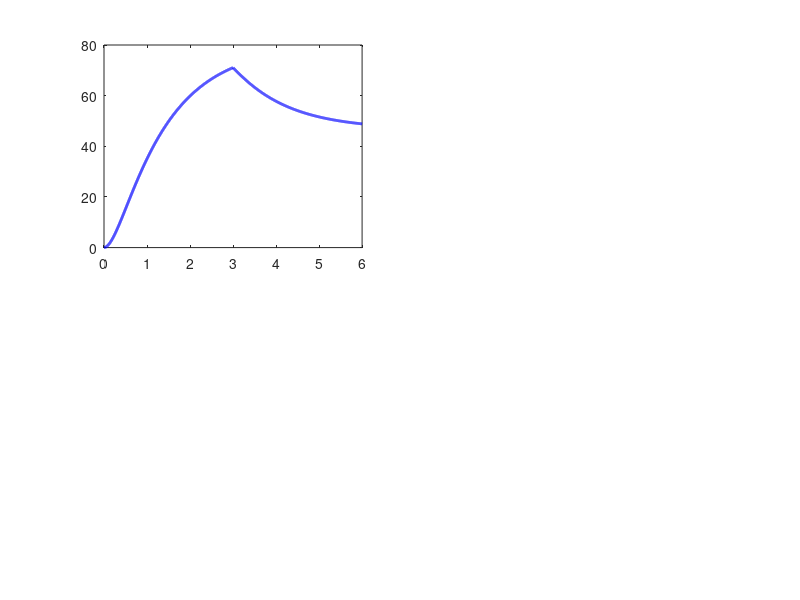

Source code (MATLAB): (Note: this script raises an error after producing the figure.)
%% 05_dc_motor_companion.m - Electromechanical DC Motor Dynamics
% =========================================================================
% MODULE: Simulink Dynamic System Modeling (Level 2 / R5)
%
% PURPOSE:
%   Standalone MATLAB companion script modeling coupled 2nd-order
%   electromechanical DC motor state-space dynamics.
%   Integrates the coupled electrical (armature circuit) and mechanical
%   (rotor inertia) ODEs using ode45 under a rated voltage step and
%   subsequent load torque step disturbance.
%
% STATE-SPACE FORMULATION:
%   State vector: x = [i_a; omega]
%     i_a   : Armature current [Amperes]
%     omega : Rotor angular velocity [radians / second]
%
%   Electrical differential equation (KVL):
%     di_a/dt = (V_in(t) - R_a * i_a - K_e * omega) / L_a
%
%   Mechanical differential equation (Newton rotational):
%     domega/dt = (K_t * i_a - b * omega - tau_L(t)) / J
%
%   State-Space Matrix Form: dx/dt = A*x + B*u
%     A = [-R_a/L_a, -K_e/L_a;  K_t/J, -b/J]
%     B = [ 1/L_a,         0;      0,   -1/J]
%     u = [V_in(t); tau_L(t)]
%
% THEORETICAL EQUILIBRIA:
%   - No-Load Speed (tau_L = 0):
%       omega_ss = (K_t * V_in) / (R_a * b + K_t * K_e) = 80.00 rad/s
%       i_a_ss   = (b / K_t) * omega_ss = 8.00 A
%   - Loaded Speed (tau_L = 0.5 N*m):
%       omega_loaded = (K_t * V_in - R_a * tau_L) / (R_a * b + K_t * K_e) = 46.67 rad/s
%       i_a_loaded   = 9.67 A
% =========================================================================

clear;
close all;
clc;

fprintf('=================================================================\n');
fprintf('  SIMULINK COMPANION: DC MOTOR COUPLED ELECTROMECHANICAL DYNAMICS\n');
fprintf('=================================================================\n\n');

%% 1. Electromechanical Motor Parameters
R_a = 2.0;         % Armature electrical resistance [Ohms]
L_a = 0.5;         % Armature electrical inductance [Henries]
K_t = 0.1;         % Motor torque constant [N*m / A]
K_e = 0.1;         % Back-EMF voltage constant [V*s / rad]
J   = 0.02;        % Rotor & shaft moment of inertia [kg*m^2]
b   = 0.01;        % Viscous damping friction coefficient [N*m*s / rad]

% System state-space matrices
A_sys = [-R_a/L_a, -K_e/L_a; ...
          K_t/J,   -b/J];
B_sys = [1.0/L_a, 0.0; ...
         0.0,    -1.0/J];

% System characteristic equation & poles
poles_sys = eig(A_sys);
det_A     = det(A_sys);
tau_elec  = L_a / R_a; % Electrical time constant = 0.25 s
tau_mech  = J / b;     % Mechanical time constant = 2.00 s

fprintf('Motor Physical Specifications:\n');
fprintf('  Armature Resistance (R_a)   : %.2f Ohms\n', R_a);
fprintf('  Armature Inductance (L_a)   : %.2f Henries\n', L_a);
fprintf('  Torque Constant (K_t)       : %.2f N*m/A\n', K_t);
fprintf('  Back-EMF Constant (K_e)     : %.2f V*s/rad\n', K_e);
fprintf('  Rotor Inertia (J)           : %.4f kg*m^2\n', J);
fprintf('  Viscous Damping (b)         : %.4f N*m*s/rad\n', b);
fprintf('  Electrical Time Constant    : %.3f s\n', tau_elec);
fprintf('  Mechanical Time Constant    : %.3f s\n', tau_mech);
fprintf('  System Poles (Eigenvalues)  : %.4f, %.4f\n\n', poles_sys(1), poles_sys(2));

%% 2. Input Profiles & ODE Definition
V_rated  = 24.0;   % Rated armature step voltage [V] applied at t = 0
t_dist   = 3.0;    % Disturbance onset timestamp [s]
tau_load = 0.5;    % Mechanical load torque step [N*m]
t_final  = 6.0;    % Total simulation window [s]

% Input functions
v_in_func  = @(t) V_rated;
tau_l_func = @(t) (t >= t_dist) * tau_load;

% State derivative function: dx/dt = [di_a/dt; domega/dt]
motor_ode = @(t, x) [ ...
    (v_in_func(t) - R_a * x(1) - K_e * x(2)) / L_a; ...
    (K_t * x(1) - b * x(2) - tau_l_func(t)) / J ...
];

% Initial state: motor stationary with zero current at rest
x0 = [0.0; 0.0]; % [i_a(0); omega(0)]

% Configure high-precision integration options
ode_options = odeset('RelTol', 1e-6, 'AbsTol', 1e-8, 'MaxStep', 0.01);

% Solve coupled ODE system
[t_sim, x_sim] = ode45(motor_ode, [0.0, t_final], x0, ode_options);

% Extract individual state variables
i_a_sim   = x_sim(:, 1); % Armature current [A]
omega_sim = x_sim(:, 2); % Angular speed [rad/s]
rpm_sim   = omega_sim * (60.0 / (2.0 * pi)); % Speed in RPM

%% 3. Theoretical Steady-State Benchmarks
% Determinant factor: R_a * b + K_t * K_e
denom = R_a * b + K_t * K_e; % 2.0*0.01 + 0.1*0.1 = 0.03

% No-load steady-state (prior to t = 3.0 s)
omega_ss_noload_theory = (K_t * V_rated) / denom;
i_a_ss_noload_theory   = (b * omega_ss_noload_theory) / K_t;

% Loaded steady-state (after t = 3.0 s with tau_L = 0.5 N*m)
omega_ss_loaded_theory = (K_t * V_rated - R_a * tau_load) / denom;
i_a_ss_loaded_theory   = (b * omega_ss_loaded_theory + tau_load) / K_t;

% Extract numerical values from simulation
% Sample near t = 2.9 s (just before load disturbance)
idx_noload = find(t_sim >= 2.9, 1, 'first');
omega_ss_noload_sim = omega_sim(idx_noload);
i_a_ss_noload_sim   = i_a_sim(idx_noload);

% Sample at final time t = 6.0 s (after load disturbance settles)
omega_ss_loaded_sim = omega_sim(end);
i_a_ss_loaded_sim   = i_a_sim(end);

% Inrush current analysis
[i_a_peak, peak_idx] = max(i_a_sim);
t_peak = t_sim(peak_idx);
speed_droop_rad_s = omega_ss_noload_sim - omega_ss_loaded_sim;
speed_droop_pct   = (speed_droop_rad_s / omega_ss_noload_sim) * 100.0;

fprintf('Steady-State & Transient Performance Scorecard:\n');
fprintf('  Condition          Metric           Simulated      Theoretical    Delta\n');
fprintf('  ------------------------------------------------------------------------\n');
fprintf('  No-Load (t < 3s)   Speed (omega)    %8.3f rad/s  %8.3f rad/s  %8.2e\n', ...
    omega_ss_noload_sim, omega_ss_noload_theory, abs(omega_ss_noload_sim - omega_ss_noload_theory));
fprintf('  No-Load (t < 3s)   Current (i_a)    %8.3f A      %8.3f A      %8.2e\n', ...
    i_a_ss_noload_sim, i_a_ss_noload_theory, abs(i_a_ss_noload_sim - i_a_ss_noload_theory));
fprintf('  Loaded (t = 6s)    Speed (omega)    %8.3f rad/s  %8.3f rad/s  %8.2e\n', ...
    omega_ss_loaded_sim, omega_ss_loaded_theory, abs(omega_ss_loaded_sim - omega_ss_loaded_theory));
fprintf('  Loaded (t = 6s)    Current (i_a)    %8.3f A      %8.3f A      %8.2e\n', ...
    i_a_ss_loaded_sim, i_a_ss_loaded_theory, abs(i_a_ss_loaded_sim - i_a_ss_loaded_theory));
fprintf('  Inrush Peak        Peak Current     %8.3f A      at t = %.4f s\n', ...
    i_a_peak, t_peak);
fprintf('  Open-Loop Droop    Speed Droop      %8.3f rad/s  (%.1f%% droop under load)\n\n', ...
    speed_droop_rad_s, speed_droop_pct);

%% 4. Multi-Panel Electromechanical Visualization
figure('Name', 'Coupled DC Motor Dynamics', 'Color', 'w');

% Subplot 1: Angular speed response
subplot(2, 2, 1);
plot(t_sim, omega_sim, 'b-', 'LineWidth', 2.0, 'DisplayName', '\omega(t) Simulated');
hold on;
yline(omega_ss_noload_theory, 'k--', 'DisplayName', 'No-Load Target (80 rad/s)');
yline(omega_ss_loaded_theory, 'r--', 'DisplayName', 'Loaded Steady-State (46.67 rad/s)');
xline(t_dist, 'm:', 'LineWidth', 1.5, 'DisplayName', 'Disturbance Step (3.0 s)');
grid on;
xlabel('Time [seconds]');
ylabel('Angular Speed \omega [rad/s]');
title('Rotor Speed Response to Voltage & Load Steps');
legend('Location', 'southeast');

% Subplot 2: Rotational Speed in RPM
subplot(2, 2, 2);
plot(t_sim, rpm_sim, 'Color', [0.2, 0.6, 0.2], 'LineWidth', 2.0);
hold on;
xline(t_dist, 'm:', 'LineWidth', 1.5);
grid on;
xlabel('Time [seconds]');
ylabel('Speed [RPM]');
title('Shaft Speed in Revolutions Per Minute');

% Subplot 3: Armature current trajectory
subplot(2, 2, 3);
plot(t_sim, i_a_sim, 'r-', 'LineWidth', 2.0, 'DisplayName', 'i_a(t) Armature Current');
hold on;
yline(i_a_ss_noload_theory, 'k--', 'DisplayName', 'No-Load Current (8.0 A)');
yline(i_a_ss_loaded_theory, 'b--', 'DisplayName', 'Loaded Current (9.67 A)');
xline(t_dist, 'm:', 'LineWidth', 1.5);
grid on;
xlabel('Time [seconds]');
ylabel('Armature Current i_a [Amperes]');
title('Armature Current & Inrush Dynamics');
legend('Location', 'northeast');

% Subplot 4: Developed Motor Torque vs Load Torque
subplot(2, 2, 4);
tau_motor_sim = K_t .* i_a_sim;
tau_load_plot = zeros(size(t_sim));
for idx = 1:length(t_sim)
    tau_load_plot(idx) = tau_l_func(t_sim(idx));
end
plot(t_sim, tau_motor_sim, 'k-', 'LineWidth', 2.0, 'DisplayName', '\tau_{motor} = K_t \cdot i_a');
hold on;
plot(t_sim, tau_load_plot, 'm--', 'LineWidth', 1.5, 'DisplayName', '\tau_L Load Torque');
grid on;
xlabel('Time [seconds]');
ylabel('Torque [N\cdotm]');
title('Torque Balance & Disturbance Rejection');
legend('Location', 'southeast');

fprintf('=================================================================\n');
fprintf('  DC MOTOR COMPANION COMPLETED SUCCESSFULLY                      \n');
fprintf('=================================================================\n');
